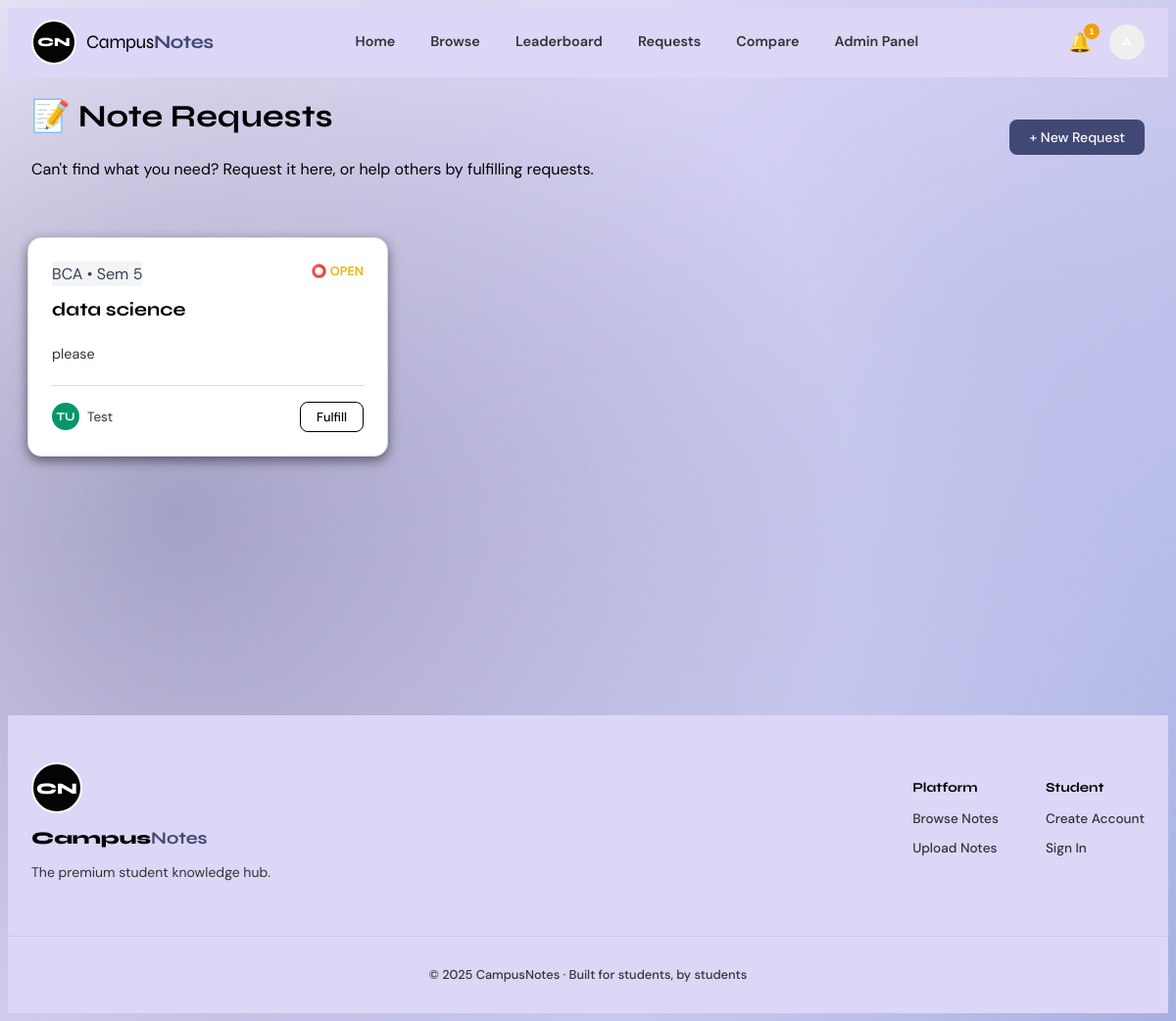
Screenshot of /requests (signed in) with the database file from the repository.
### tables this page shows
CREATE TABLE note_requests(
        id INTEGER PRIMARY KEY AUTOINCREMENT,
        user_id INTEGER NOT NULL REFERENCES users(id),
        subject TEXT NOT NULL, branch TEXT, semester INTEGER,
        description TEXT, status TEXT DEFAULT 'open',
        fulfilled_by INTEGER REFERENCES notes(id),
        created_at TEXT DEFAULT(datetime('now')));

CREATE TABLE users(
        id INTEGER PRIMARY KEY AUTOINCREMENT, name TEXT NOT NULL,
        email TEXT UNIQUE NOT NULL, password_hash TEXT NOT NULL,
        role TEXT DEFAULT 'student', status TEXT DEFAULT 'active',
        college TEXT, branch TEXT, semester INTEGER, bio TEXT,
        avatar_color TEXT DEFAULT '#4f46e5',
        created_at TEXT DEFAULT(datetime('now')), profile_picture TEXT, is_verified INTEGER DEFAULT 0);

### app.py (the view, shortened to what this page needs)
@app.route('/requests',methods=['GET','POST'])
def note_requests():
    db=get_db(); cu=cur_user()
    reqs=db.execute("SELECT r.*,u.name,u.avatar_color,u.profile_picture FROM note_requests r JOIN users u ON r.user_id=u.id ORDER BY r.status DESC, r.created_at DESC").fetchall()
    return render_template('student/requests.html',requests=reqs)

### app.py (called while the page is built)
def get_db():
    if 'db' not in g:
        g.db = sqlite3.connect(DB_PATH)
        g.db.row_factory = sqlite3.Row
        g.db.execute("PRAGMA foreign_keys=ON")
    return g.db

def cur_user():
    uid = session.get('user_id')
    return get_db().execute("SELECT * FROM users WHERE id=?",(uid,)).fetchone() if uid else None

@app.template_filter('initials')
def tpl_initials(n): parts=(n or '').split(); return ''.join(p[0].upper() for p in parts[:2])

@app.template_filter('fmt_short')
def tpl_short(s):
    if not s: return ''
    try: return datetime.fromisoformat(s).strftime('%b %d')
    except: return s

### templates/student/requests.html (shortened to what this page needs)
{% extends 'base.html' %}
{% block content %}
<div class="dashboard-header">
  <div class="container" style="display:flex; justify-content:space-between; align-items:center;">
    <div>
      <h1>📝 Note Requests</h1>
      <p>Can't find what you need? Request it here, or help others by fulfilling requests.</p>
    </div>
    {% if is_auth %}
    <button class="btn btn-primary" onclick="document.getElementById('requestModal').style.display='flex'">+ New Request</button>
    {% endif %}
  </div>
</div>
<div class="container" style="padding: 40px 20px;">
  <div class="requests-grid" style="display:grid; grid-template-columns: repeat(auto-fill, minmax(350px, 1fr)); gap:20px;">
    {% for req in requests %}
    <div class="card fade-up" style="display:flex; flex-direction:column; padding:24px;">
      <div style="display:flex; justify-content:space-between; margin-bottom:12px;">
        <span class="badge-default">{{ req.branch or 'Any Branch' }} • Sem {{ req.semester or 'Any' }}</span>
        {% if req.status == 'open' %}
        <span style="color:#eab308; font-size:0.8rem; font-weight:600;">⭕ OPEN</span>
        {% else %}
        <span style="color:var(--success); font-size:0.8rem; font-weight:600;">✓ FULFILLED</span>
        {% endif %}
      </div>
      <h3 style="margin:0 0 8px 0; font-size:1.2rem;">{{ req.subject }}</h3>
      <p style="color:var(--text-secondary); font-size:0.9rem; margin-bottom:20px; flex-grow:1;">{{ req.description or 'No extra details provided.' }}</p>
      <div style="display:flex; justify-content:space-between; align-items:center; border-top:1px solid var(--border); padding-top:16px;">
        <div style="display:flex; align-items:center; gap:8px;">
          {% if req.profile_picture %}
          <img src="{{ url_for('serve_avatar', filename=req.profile_picture) }}" style="width:28px;height:28px;border-radius:50%;object-fit:cover;">
          {% else %}
          <div class="avatar-xs" style="background:{{ req.avatar_color }}; width:28px; height:28px; font-size:12px;">{{ req.name | initials }}</div>
          {% endif %}
          <span style="font-size:0.85rem; color:var(--text-secondary);">{{ req.name.split()[0] }}</span>
        </div>
        <div>
          {% if req.status == 'open' and is_auth and req.user_id != current_user.id %}
          <form action="" onsubmit="event.preventDefault(); document.getElementById('fulfillModal-{{ req.id }}').style.display='flex';" style="display:inline;">
             <button type="submit" class="btn btn-outline" style="padding:6px 16px; font-size:0.8rem;">Fulfill</button>
          </form>
          {% elif req.status == 'fulfilled' %}
          <a href="{{ url_for('note_detail', nid=req.fulfilled_by) }}" class="btn btn-outline" style="padding:6px 16px; font-size:0.8rem;">View Note</a>
          {% endif %}
        </div>
      </div>
    </div>
    {% else %}
    <div class="empty-state" style="grid-column:1/-1;">
      <div class="empty-icon">📝</div>
      <div class="empty-title">No requests found</div>
      <div class="empty-text">Everything seems to be available!</div>
    </div>
    {% endfor %}
  </div>
</div>
{% endblock %}

### static/css/style.css (style rules this page uses)
:root { --primary: #424874; --primary-hover: #A6B1E1; --primary-text: #FFFFFF; --secondary: #DCD6F7; --bg-primary: #F4EEFF; --card-bg: #FFFFFF; --text-primary: #000000; --text-secondary: #333333; --border: #DCD6F7; --primary-1: #3B82F6; --primary-2: #F59E0B; --accent: var(--primary); --ink: var(--text-primary); --paper: var(--card-bg); --muted: var(--text-secondary); --success: #10B981; --warning: #F59E0B; --danger: #EF4444; --info: #3B82F6; --nav-h: 70px; --radius: 14px; --shadow: 0 4px 12px rgba(0, 0, 0, 0.5); --shadow-hover: 0 12px 32px rgba(255, 255, 255, 0.1); }
html { scroll-behavior: smooth; color-scheme: light dark; }
body { font-family: 'DM Sans', sans-serif; background: linear-gradient(135deg, #F4EEFF 0%, #DCD6F7 50%, #A6B1E1 100%); color: var(--text-primary); line-height: 1.6; min-height: 100vh; display: flex; flex-direction: column; transition: background 0.3s ease, color 0.3s ease; position: relative; }
body::before { content: ''; position: fixed; inset: 0; background: radial-gradient(circle at 15% 50%, rgba(66, 72, 116, 0.4) 0%, transparent 60%), radial-gradient(circle at 85% 30%, rgba(166, 177, 225, 0.4) 0%, transparent 60%), radial-gradient(circle at 50% 80%, rgba(220, 214, 247, 0.4) 0%, transparent 60%); pointer-events: none; z-index: -1; }
h1,h2,h3,h4,h5 { font-family: 'Syne', sans-serif; line-height: 1.2; }
.container { max-width: 1280px; margin: 0 auto; padding: 0 24px; }
.btn { display: inline-flex; align-items: center; gap: 6px; padding: 9px 20px; border-radius: 8px; font-size: 0.875rem; font-weight: 500; cursor: pointer !important; border: none; transition: transform 0.2s, background 0.2s, box-shadow 0.2s, border-color 0.2s; font-family: 'DM Sans', sans-serif; text-decoration: none; user-select: none; }
.btn-primary { background: var(--primary); color: var(--primary-text); }
.btn-outline { background: transparent; border: 1.5px solid var(--text-primary); color: var(--text-primary); }
.card, .dashboard-section, .auth-card, .form-card, .detail-card, .table-card, .stat-card { background: var(--card-bg); border: 1px solid var(--border); border-radius: var(--radius); overflow: hidden; transition: all 0.3s cubic-bezier(0.4, 0, 0.2, 1); box-shadow: var(--shadow); }
.badge-default { background: #f3f4f6; color: #374151; }
.avatar-xs { width: 22px; height: 22px; border-radius: 50%; font-size: 0.6rem; font-weight: 700; color: #fff; display: flex; align-items: center; justify-content: center; font-family: 'Syne', sans-serif; flex-shrink: 0; }
.fade-up { animation: fadeUp 0.5s ease forwards; }

### rows the page displays
note_requests: branch "BCA", semester "5", status "⭕ OPEN", subject "data science", description "please", name|initials "TU", name "Test"

### other values shown
{{ unread_notifs }} "1"
